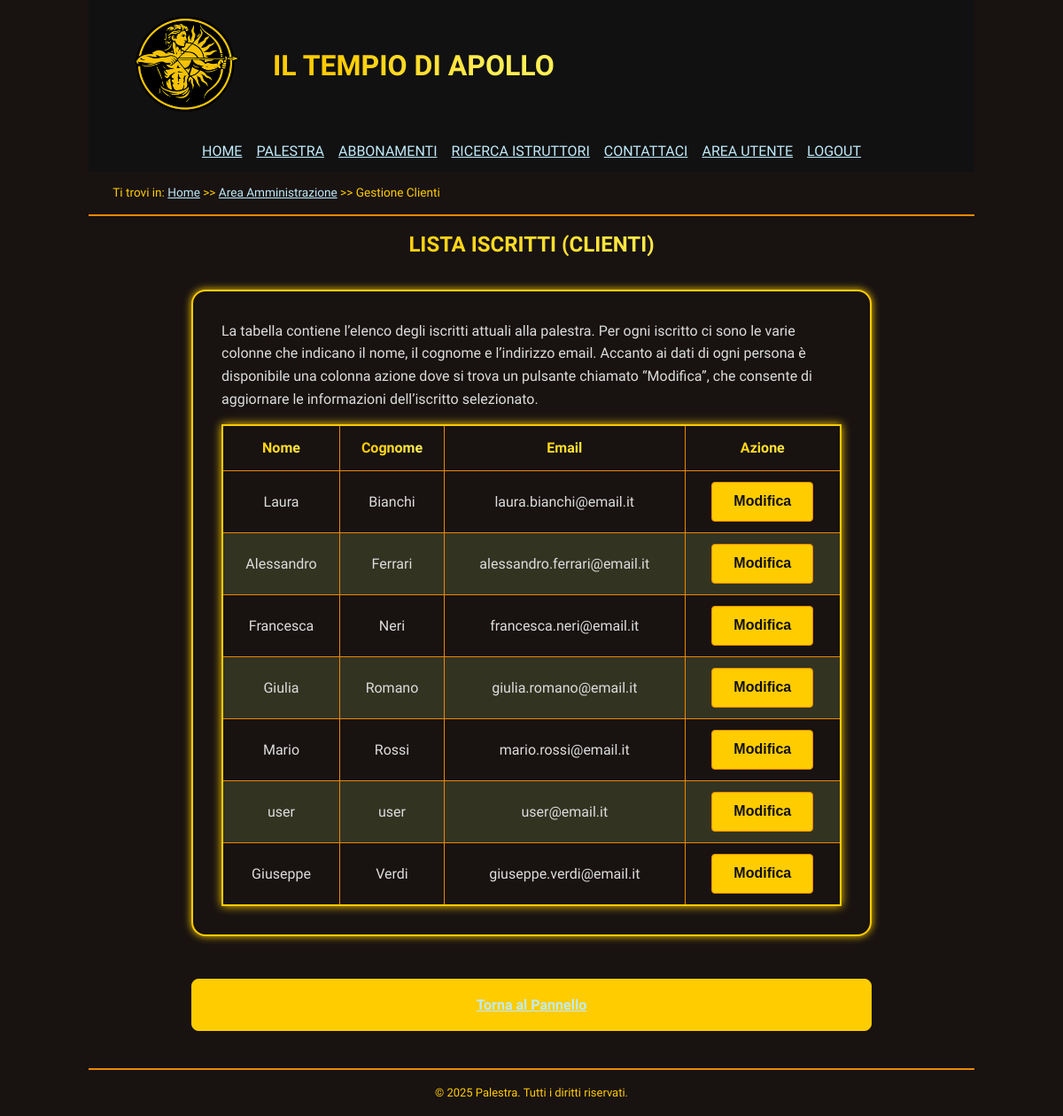
Page /html/lista-clienti.php on the committed database.
### tables this page shows
CREATE TABLE Utente (
    id_utente SERIAL PRIMARY KEY,
    nome VARCHAR(100) NOT NULL,
    cognome VARCHAR(100) NOT NULL,
    email VARCHAR(100) UNIQUE NOT NULL,
    password_hash VARCHAR(255) NOT NULL 
);

### html/lista-clienti.php (the view, shortened to what this page needs)
<?php
require_once 'config.php';
$tableRows = "";
$result = $conn->query("SELECT u.id_utente, u.nome, u.cognome, u.email FROM Utente u JOIN Cliente c ON u.id_utente = c.id_utente");
while($row = $result->fetch_assoc()) {
    $tableRows .= "<tr>";
    $tableRows .= "<td>" . htmlspecialchars($row['nome']) . "</td>";
    $tableRows .= "<td>" . htmlspecialchars($row['cognome']) . "</td>";
    $tableRows .= "<td>" . htmlspecialchars($row['email']) . "</td>";
    $tableRows .= "<td><button type='button' class='btn-modify' onclick='editUser(" . $row['id_utente'] . ")'>Modifica</button></td>";
    $tableRows .= "</tr>";
}
$top = file_get_contents("internal/utente/top.html");
$body = file_get_contents("internal/utente/lista-clienti/body.html");
$bottom = file_get_contents("internal/utente/bottom.html");
$top = str_replace("[PageTitle]", "Gestione Clienti - Admin", $top);
$breadcrumb = "Ti trovi in: <a href='./home.html'>Home</a> >> <a href='./utente-admin.php'>Area Amministrazione</a> >> Gestione Clienti";
$top = str_replace("[Breadcrumb]", $breadcrumb, $top);
$body = str_replace("[TableRows]", $tableRows, $body);
$customScript = '<script src="../javascript/formLista.js"></script>';
$bottom = str_replace("</body>", $customScript . "</body>", $bottom);
echo $top . $body . $bottom;
?>

### css/style.css (style rules this page uses)
* { padding: 0; margin: 0; }
#layout-adhoc, #layout-adhoc *, #layout-adhoc *::before, #layout-adhoc *::after { box-sizing: border-box; }
:root { --mainColorLight: #fe5; --mainColor: #fc0; --mainColorDark: #e80; --textColor: #ddd; --urlColor: #c0ebfb; --visitedUrlColor: #965cfd; --mainBackgroundColorDark: #111; --mainBackgroundColor: #181211; --mainBackgroundColorLight: #332; --headerGradient: linear-gradient(to right, var(--mainColor) 25%, var(--mainColorLight) 75%); }
html, body { font-size: 100%; font-family: "Lexend", "Roboto", sans-serif; line-height: 1.6em; }
body { color: var(--textColor); background-color: var(--mainBackgroundColor); max-width: 1000px; margin: auto; }
a:link { text-decoration: underline; color: var(--urlColor); }
a:link:has(.logo) { text-decoration: none; width: fit-content; display: inline; }
h1, h2, h3, h4, h5, h6 { font-weight: bold; background: var(--headerGradient); background-clip: text; color: transparent; -webkit-background-clip: text; -webkit-text-fill-color: transparent; text-shadow: none; }
h1, h2, h3 { text-align: center; text-transform: uppercase; padding: 0.2em 0.5em; }
strong { font-weight: normal; }
header { background-color: var(--mainBackgroundColorDark); }
footer { margin-top: 2em; padding: 1em; font-size: small; color: var(--mainColor); border-top: 2px solid var(--mainColorDark); text-align: center; }
header.intestazione { display: flex; flex-wrap: wrap; align-items: center; top: 0; position: sticky; z-index: 999; padding: 0.5em 2em; text-transform: uppercase; }
.intestazione .logo { width: 156px; display: inline; vertical-align: middle; padding: .2em .5em; }
.intestazione h1 { display: inline; width: fit-content; flex: 1 1 auto; }
#menu { display: flex; justify-content: space-around; margin: 0 auto; }
#menu ul { display: flex; flex-wrap: wrap; list-style: none; }
#menu li { margin: .2em .5em; }
#breadcrumb { color: var(--mainColor); padding: 0.8em 2em; font-size: 0.85em; border-bottom: 2px solid var(--mainColorDark); }
:root { --reviewImageSize: 10em; }
:root { --apollo-gradient: linear-gradient(135deg, #ffcc00 0%, #ff6a00 100%); --fire-gradient: linear-gradient(135deg, #ff4e50 0%, #f9d423 100%); --gold: #ffcc00; --orange: #ff6a00; --glow-gold: 0 0 20px rgba(255, 204, 0, 0.3); --shadow-card: 0 10px 30px rgba(0, 0, 0, 0.8); --radius: 12px; }
.user-section button { background-color: var(--mainColor); color: var(--mainBackgroundColorDark); border: 1px solid var(--mainColorDark); padding: 0.75em 1.5em; border-radius: 4px; cursor: pointer; font-size: 1em; margin-bottom: 1em; }
.admin-table { width: 100%; border-collapse: collapse; margin-top: 1em; background-color: var(--mainBackgroundColor); border: 2px solid var(--mainColor); box-shadow: 0 0 10px var(--mainColor); }
.admin-table th, .admin-table td { padding: 0.75em; text-align: center; border: 1px solid var(--mainColorDark); }
.admin-table th { background: var(--headerGradient); background-clip: text; color: transparent; -webkit-background-clip: text; -webkit-text-fill-color: transparent; font-weight: bold; }
.admin-table tbody tr:nth-child(even) { background-color: var(--mainBackgroundColorLight); }
.admin-table th[scope="col"] { text-align: center; font-weight: bold; color: var(--textColor); }

### css/utente.css (style rules this page uses)
.area-personale { display: flex; flex-direction: column; gap: 2em; padding: 1em; max-width: 800px; margin: 0 auto; }
.user-section { background-color: var(--mainBackgroundColor); border: 2px solid var(--mainColor); border-radius: 1em; padding: 2em; box-shadow: 0 0 10px var(--mainColor); }
.tech-form-group input, .btn-modify { height: 45px !important; box-sizing: border-box !important; margin: 0 !important; font-weight: bold; vertical-align: bottom; }
.btn-modify { display: inline-flex; align-items: center; justify-content: center; padding: 0 20px; white-space: nowrap; background-color: var(--mainBackgroundColorLight); color: var(--textColor); border: 1px solid var(--mainColorDark); border-radius: 6px; cursor: pointer; transition: all 0.3s ease; }
.account-actions { display: flex; gap: 1em; justify-content: center; margin-top: 1em; }
.btn-logout { padding: 1em 2em; border: 1px solid var(--mainColor); border-radius: 8px; font-weight: bold; cursor: pointer; width: 100%; text-align: center; text-decoration: none; display: inline-block; background-color: var(--mainColor); color: var(--mainBackgroundColorDark); }

### rows in the picture
utente: nome "Laura", cognome "Bianchi", email "laura.bianchi@email.it"
utente: nome "Alessandro", cognome "Ferrari", email "alessandro.ferrari@email.it"
utente: nome "Francesca", cognome "Neri", email "francesca.neri@email.it"
utente: nome "Giulia", cognome "Romano", email "giulia.romano@email.it"
utente: nome "Mario", cognome "Rossi", email "mario.rossi@email.it"
utente: nome "user", cognome "user", email "user@email.it"
utente: nome "Giuseppe", cognome "Verdi", email "giuseppe.verdi@email.it"

### other values in the picture
$top "HOME PALESTRA ABBONAMENTI RICERCA ISTRUTTORI CONTATTACI AREA UTENTE LOGOUT"
str_replace("</body>", $customScript . "</body>", $bottom) "© 2025 Palestra. Tutti i diritti riservati."
